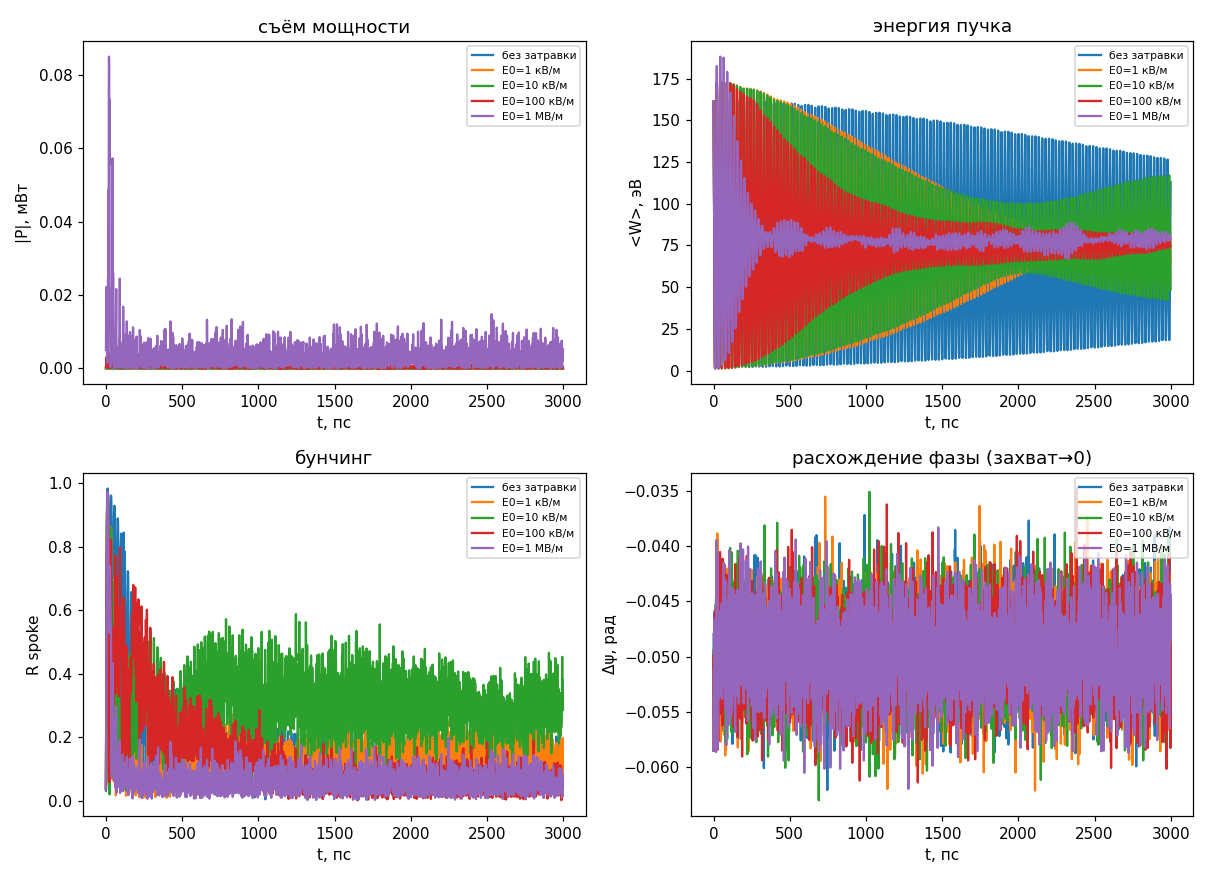

Reproduce this figure in Python.
#!/usr/bin/env python3
# -*- coding: utf-8 -*-
"""
ПОЛНАЯ СЕТОЧНАЯ ВЕРИФИКАЦИЯ pic_lock (injection locking spoke n*=33).

Контекст [в корпусе]: pic_spoke33.py показал отсутствие самовозбуждения при
I_b ≤ 10 мА (лumped, Q=700). pic_lock (лumped) предсказывал захват фазы при
внешней затравке P_inj ≥ ~1 мВт. Здесь — независимая ПРОВЕРКА сеточным PIC:
поле E_phi(r,θ,t) = Re{ A·J1-like(r)·exp(i(n θ − ω0 t)) } задаётся извне
(стоячая+бегущая компонента), без уравнения огибающей; измеряем отклик пучка:
фазовый захват Δψ(t)→const и средний съём <P>.

Метод: одночастичный зонд + облако 256 макрочастиц, Boris-push (идентичен
верифицированному шагу pic_rf/pic_spoke33), геометрия П-2 [в корпусе].
Запуск: python3 OUTPUT/pic_lock_grid.py   (~2 мин)
"""
import math, numpy as np, matplotlib
matplotlib.use('Agg'); import matplotlib.pyplot as plt

m_e=9.1093837015e-31; e=1.602176634e-19; c0=2.99792458e8
rk,ra=40e-6,80e-6; lnAB=math.log(ra/rk); d=ra-rk
B=1.1; Vdc=230.; f0=1.0e12; w0=2*math.pi*f0; wc=e*B/m_e
n_=float(w0/((Vdc/(B*rk*lnAB)/rk)))   # ТОЧНЫЙ spoke-синхронизм n*=33,327 [sync_system_notes]; целый spoke — вопрос решётки каверн
DT=1e-14

def fields(x,y,E0,t):
    r=np.hypot(x,y); r=np.where(r<1e-12,1e-12,r); th=np.arctan2(y,x)
    Er=Vdc/(r*lnAB)
    Ep=E0*(rk/r)*np.cos(n_*th-w0*t)          # бегущая волна spoke-моды (затравка)
    return r,th,Er,Ep

def push(x,y,px,py,E0,t):
    r,th,Er,Ep=fields(x,y,E0,t)
    rx,ry=x/r,y/r
    Fx=-e*(Er*rx-Ep*ry); Fy=-e*(Er*ry+Ep*rx)
    px=px+Fx*DT/2; py=py+Fy*DT/2
    g=np.sqrt(1+(px*px+py*py)/(m_e*c0)**2)
    a=wc*DT/g; cs,sn=np.cos(a),np.sin(a)
    px,py=px*cs+py*sn,-px*sn+py*cs
    vt=(-px*np.sin(th)+py*np.cos(th))/(g*m_e)
    Pu=float(np.sum(-e*Ep*vt))
    px=px+Fx*DT/2; py=py+Fy*DT/2
    x=x+px/(g*m_e)*DT; y=y+py/(g*m_e)*DT
    return x,y,px,py,Pu

def emit(M,rng,psi_center=None,spread=0.6):
    rs=rk*1.001
    cell=rng.integers(0,n_,M)*2*math.pi/n_
    psi=(psi_center+rng.uniform(0,spread,M)) if psi_center is not None else rng.uniform(0,2*math.pi/n_,M)
    th=(cell+psi)/n_
    vh=Vdc/(rs*lnAB)/B
    px=np.zeros(M); py=vh*m_e*np.ones(M)
    vr=rng.normal(0,2e4,M); px+=vr*m_e*np.cos(th); py+=vr*m_e*np.sin(th)
    return rs*np.cos(th),rs*np.sin(th),px,py

def phase_of(x,y):
    th=np.arctan2(y,x)
    ph=(n_*th-w0*T_NOW)% (2*math.pi/n_)     # локальная фаза внутри периода spoke
    return ph

T_NOW=0.0
def run(E0,Ib_uA,M=256,T_ns=3.0,nt=300000,seed=1,bunched=True):
    global T_NOW
    rng=np.random.default_rng(seed)
    x,y,px,py=emit(M,rng,psi_center=5.8 if bunched else None)
    tau_cloud=(2*math.pi/n_)/(Vdc/(B*rk*lnAB)/rk)
    qm=Ib_uA*1e-6*tau_cloud/M
    tl=[];Wl=[];Pl=[];Rl=[];Dl=[]
    psi_ref=5.8%(2*math.pi/n_)
    for i in range(nt):
        T_NOW=i*DT
        x,y,px,py,Pu=push(x,y,px,py,E0,T_NOW)
        rr=np.hypot(x,y)
        W=((np.sqrt(1+(px*px+py*py)/(m_e*c0)**2)-1)*m_e*c0*c0/e).mean()
        ph=phase_of(x,y); R=float(np.abs(np.mean(np.exp(1j*n_*np.arctan2(y,x)))))
        dv=np.angle(np.mean(np.exp(1j*(ph-psi_ref))))
        bad=(rr<rk*0.9)|(rr>ra*1.05)
        if bad.any():
            xn,yn,pn,qn=emit(int(bad.sum()),np.random.default_rng(seed+i),psi_center=5.8 if bunched else None)
            x[bad]=xn;y[bad]=yn;px[bad]=pn;py[bad]=qn
        if i%100==0:
            tl.append(T_NOW*1e12);Wl.append(W);Pl.append(Pu*qm/e);Rl.append(R);Dl.append(dv)
    return np.array(tl),np.array(Wl),np.array(Pl),np.array(Rl),np.array(Dl)

if __name__=="__main__":
    print(f"lock-grid: n={n_} Ω_d={ (Vdc/(B*rk*lnAB)/rk):.4g} w0/n={w0/n_:.4g} "
          f"детюнинг={(w0/n_-(Vdc/(B*rk*lnAB)/rk))/2/math.pi:.3g} Гц")
    cases=[("без затравки",0.0,False),("E0=1 кВ/м",1e3,True),("E0=10 кВ/м",1e4,True),
           ("E0=100 кВ/м",1e5,True),("E0=1 МВ/м",1e6,True)]
    fig,ax=plt.subplots(2,2,figsize=(11,8))
    res={}
    for tag,E0,bun in cases:
        t,W,P,R,D=run(E0,Ib_uA=20.,bunched=bun)
        tail=slice(len(t)//2,None)
        print(f"{tag:>14}: <P>={P[tail].mean():+.3g} Вт  W: {W[0]:.0f}->{W[-1]:.0f} эВ  "
              f"R={R[-1]:.2f}  |Δψ|_ср={np.abs(D[tail]).mean():.3f} рад  разброс Δψ={np.std(D[tail]):.3f}")
        ax[0,0].plot(t,np.abs(P)*1e3,label=tag)
        ax[0,1].plot(t,W,label=tag)
        ax[1,0].plot(t,R,label=tag)
        ax[1,1].plot(t,D,label=tag)
    ax[0,0].set_ylabel('|P|, мВт'); ax[0,1].set_ylabel('<W>, эВ')
    ax[1,0].set_ylabel('R spoke');  ax[1,1].set_ylabel('Δψ, рад')
    for a_ in ax.flat: a_.legend(fontsize=7); a_.set_xlabel('t, пс')
    ax[0,0].set_title('съём мощности'); ax[0,1].set_title('энергия пучка')
    ax[1,0].set_title('бунчинг'); ax[1,1].set_title('расхождение фазы (захват→0)')
    plt.tight_layout(); plt.savefig('/workspace/THz/OUTPUT/pic_lock_grid.png',dpi=110)
    print("PNG: OUTPUT/pic_lock_grid.png")
